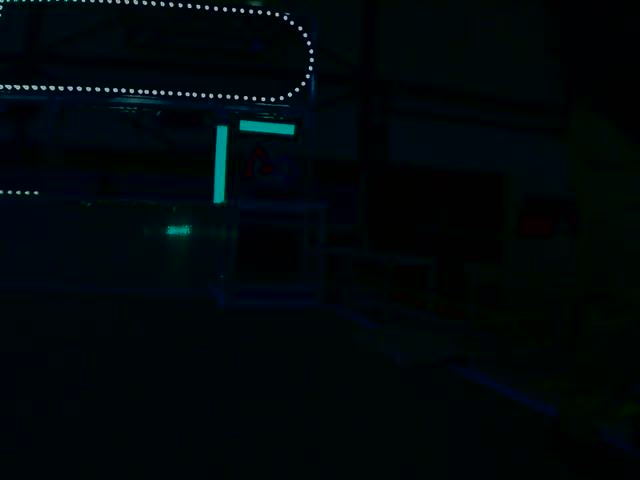
//> input picture src/openCV/Testing/image.jpg, 640 x 480 px
$ ./picTest image.jpg   (built with g++ and OpenCV 4)
//> lines starting //> are read from the running program, lines starting //| are printed output that depends on the picture; after the words box and inside, x2 and y2 are one past the last pixel; in counts of white or black regions, pixels touching at a corner belong together
### src/openCV/Testing/Header.cpp
#include <iostream>
#include <opencv2/opencv.hpp>

using namespace cv;
using namespace std;

void applyThreshold(unsigned char, unsigned char, unsigned char, unsigned char, Mat, Mat&);
bool determineHot(Mat input, Mat output);
double distance2(Point, Point);

//hueLower = lowerbound for hue filter
//hueYpper = upperbound for hue filter
//sat = lower bound for saturation filter
//lum = lower bound for luminousity filter
//src = source Mat
//out = Mat that the thresholded image will be output to
void applyThreshold(unsigned char hueLower, unsigned char hueUpper, unsigned char sat, unsigned char lum, Mat src, Mat& out)
{
	Mat hueVal;
	Mat satVal;
	Mat lumVal;
	Mat HSV[3] = {hueVal, satVal, lumVal};

	Mat temp;
	Mat temp2;

	split(src, HSV);

	//threshold(input, output, lower bound, upper bound)
	//80 = lower bound of green
	//150 = upper bound of green
	//1 as lo
	threshold(HSV[0], temp2, hueLower, 255, THRESH_BINARY);
	threshold(HSV[0], temp, hueUpper, 255, THRESH_BINARY_INV);

	bitwise_and(temp, temp2, HSV[0]);

	threshold(HSV[1], HSV[1], sat, 255, THRESH_BINARY);
	threshold(HSV[2], HSV[2], lum, 255, THRESH_BINARY);

	bitwise_and(HSV[0], HSV[1], out);
	bitwise_and(HSV[2], out, out);
}

bool determineHot(Mat input, Mat output)
{
	bool isHot = false;

	//finds the contours
	vector< vector<Point> > contours;
	findContours(input, contours, CV_RETR_EXTERNAL, CV_CHAIN_APPROX_SIMPLE, Point(0,0));

	vector<Rect> boundRect(contours.size());

	//goes through every contour and determine if it is part of what we want
	for(int i=0; i < contours.size(); i++)
	{
		Rect rect(boundingRect(contours[i]));

		//calculate rectangular score
		double particleArea = contourArea(contours[i]);
		double boundBoxArea = rect.width * rect.height;
		double score		= (particleArea / boundBoxArea) * 100;

		//if the score is above certain amount, keep rectangle
		if(score > 60)
			boundRect[i] = rect;

		//compare every rectangle with eachother to see if they are close enough to form a target pair
		for(int j=0; j < i; j++)
		{
			//if one rectangle is horizontal and the other is vertical
			//(if its width is > its height)
			//then check to see how far away their corners are
			if(	boundRect[i].width > boundRect[i].height &&
				boundRect[j].width < boundRect[j].height)
			{
				//calc score for distance (from center of the rectangles)
				double dist;

				//if the horizontal rectangle is on the right of the vertical use top left and top left
				//if it's on the left, use bottom right and top left
				if(boundRect[i].tl().x > boundRect[j].tl().x)
				{
					dist = distance2(boundRect[i].tl(), boundRect[j].tl());

					double shouldBe = 2 * boundRect[j].width;
					double distScore = 100 * (shouldBe/dist);


					//if the score meets requirements, draw a rectangle around pair
					if( distScore > 85)
					{
						//calc bottom right corner
						int brY = boundRect[i].br().y + boundRect[j].height;
						int brX = boundRect[i].br().x;

						//calc top left corner
						int tlY = boundRect[i].tl().y;
						int tlX = boundRect[j].tl().x;
						rectangle(output, Point(tlX, tlY), Point(brX, brY), Scalar( 0,255,0), 4);
						isHot = true;
					}//endif
				}
				else
				{
					dist = distance2(boundRect[i].br(), boundRect[j].tl());

					double shouldBe = 2 * boundRect[j].width;
					double distScore = 100 * (shouldBe/dist);

					//if the score meets requirements, draw a rectangle around pair
					if( distScore > 85)
					{
						//calc bottom right corner
						int brY = boundRect[i].br().y + boundRect[j].height;
						int brX = boundRect[j].br().x;

						//calc top left corner
						int tlY = boundRect[i].tl().y;
						int tlX = boundRect[i].tl().x;
						rectangle(output, Point(tlX, tlY), Point(brX, brY), Scalar( 0,255,0), 4);
						isHot = true;
					}//endif
				}//end if
			}//end if
		}//end for
	}//end for

	return isHot;
}

double distance2(Point first, Point second)
{
	double distance = sqrt(pow(second.x - first.x,2) + pow(second.y - first.y,2));

	return distance;
}

### src/openCV/Testing/picTest.cpp
#include <iostream>
#include <opencv2/opencv.hpp>
#include "Header.cpp"

using namespace cv;
using namespace std;

int main(int argc, char *argv[])
{
	Mat image = imread(argv[1]);
//> image is the input picture: 480 rows x 640 cols, CV_8UC3; mean B, G, R 9.5, 6.9, 0.7
	if(image.data == NULL)
		return 0;

	Mat thresholded;
	Mat hsvImage;

	int hueUpper = 50;
	int hueLower = 25;
	int sat = 90;
	int lum = 60;


	namedWindow("webCam", WINDOW_AUTOSIZE);
	namedWindow("raw", WINDOW_AUTOSIZE);
	createTrackbar("hueLower:", "webCam", &hueLower, 255);
	createTrackbar("hueUpper:", "webCam", &hueUpper, 255);
	createTrackbar("sat:", "webCam", &sat, 255);
	createTrackbar("lum:", "webCam", &lum, 255);

	for(;;)
	{
		cvtColor(image, hsvImage, CV_RGB2HSV);
//> hsvImage: 480 rows x 640 cols, CV_8UC3; mean H, S, V 26.3, 246.4, 10.3

		//lower hue seems like ~25 - 30 good range
		//upper hue seems like ~35 - 50 good range
		//sat unknown
		//lum ~60 looks really nice
		applyThreshold(hueLower,hueUpper,sat,lum, hsvImage, thresholded);
//> in applyThreshold, `split(src, HSV);`:
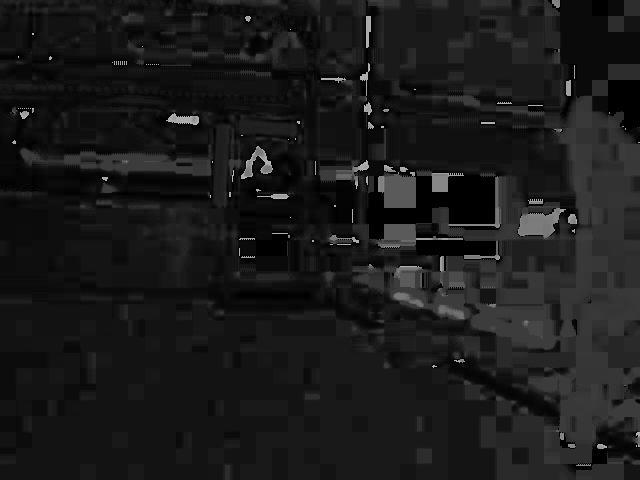
//> HSV[0]: 480 rows x 640 cols, CV_8UC1; min 0, max 179, mean 26.3
//> in applyThreshold, `threshold(HSV[0], temp2, hueLower, 255, THRESH_BINARY);`:
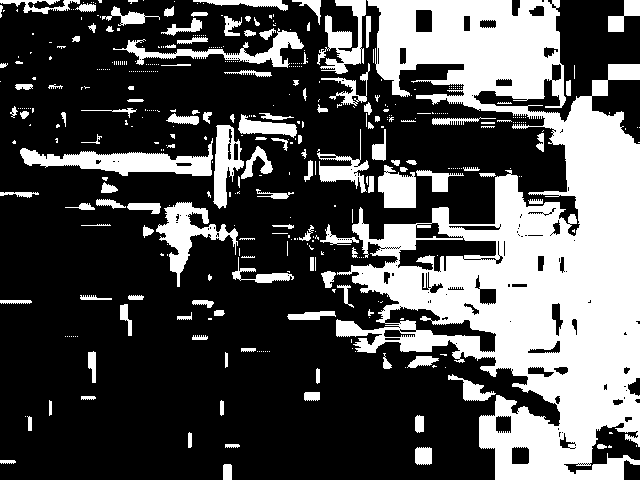
//> temp2: 480 rows x 640 cols, CV_8UC1; 31.9% white; 432 white regions (303 under 20 px), largest, box (x1, y1, x2, y2) and area: (336, 0, 640, 480) 71120, (20, 138, 213, 176) 3048, (156, 202, 238, 287) 2159
//> in applyThreshold, `threshold(HSV[0], temp, hueUpper, 255, THRESH_BINARY_INV);`:
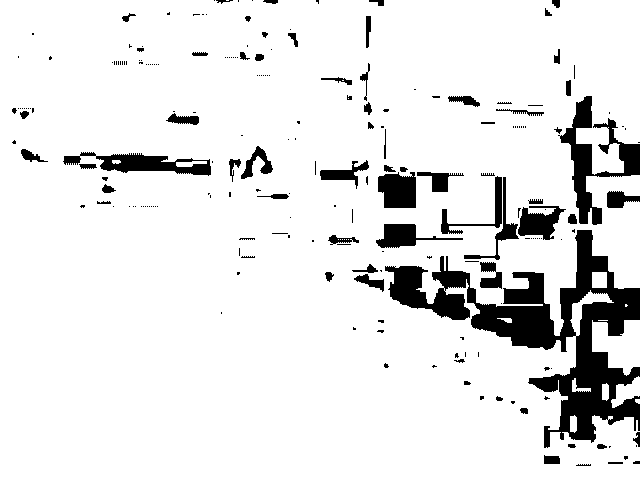
//> temp: 480 rows x 640 cols, CV_8UC1; 89.9% white; 217 black regions (148 under 20 px), largest, box (x1, y1, x2, y2) and area: (385, 230, 640, 448) 15786, (558, 96, 640, 225) 3079, (63, 152, 211, 176) 1664
//> in applyThreshold, `bitwise_and(temp, temp2, HSV[0]);`: HSV[0]: 480 rows x 640 cols, CV_8UC1; 21.8% white; 485 white regions (344 under 20 px), largest, box (x1, y1, x2, y2) and area: (367, 0, 566, 112) 14893, (447, 170, 640, 336) 10768, (479, 395, 640, 480) 5857
//> in applyThreshold, `threshold(HSV[1], HSV[1], sat, 255, THRESH_BINARY);`:
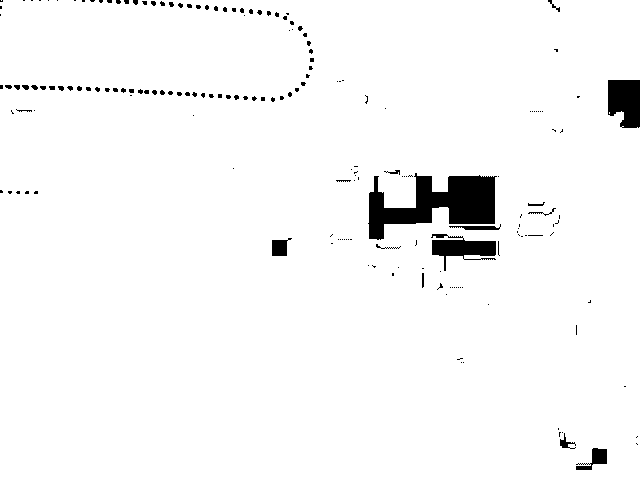
//> HSV[1]: 480 rows x 640 cols, CV_8UC1; 96.9% white; 184 black regions (157 under 20 px), largest, box (x1, y1, x2, y2) and area: (368, 173, 497, 240) 4526, (608, 80, 640, 128) 1324, (431, 234, 496, 271) 1116
//> in applyThreshold, `threshold(HSV[2], HSV[2], lum, 255, THRESH_BINARY);`: HSV[2]: 480 rows x 640 cols, CV_8UC1; 1.1% white; 105 white regions (81 under 20 px), largest, box (x1, y1, x2, y2) and area: (213, 125, 228, 204) 870, (239, 120, 295, 135) 582, (166, 225, 191, 236) 212
//> in applyThreshold, `bitwise_and(HSV[2], out, out);`:
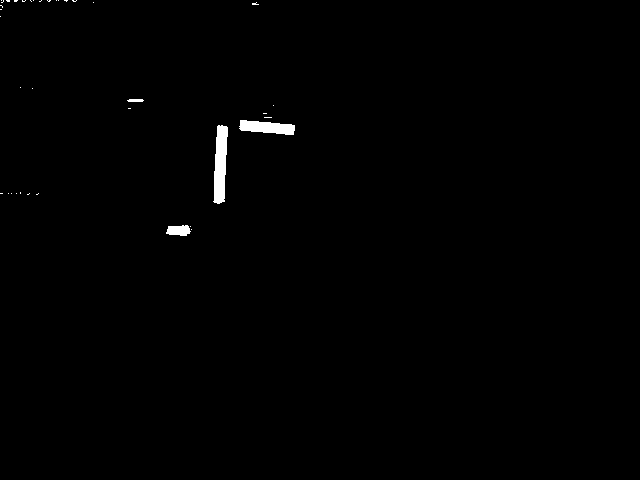
//> out: 480 rows x 640 cols, CV_8UC1; 0.58% white; 37 white regions (33 under 20 px)
		determineHot(thresholded, image);
//> in determineHot, `findContours(input, contours, CV_RETR_EXTERNAL, CV_CHAIN_APPROX_SIMPLE..`: contours = 37 contours, 33 with area under 20; largest, box (x1, y1, x2, y2) and area: (213, 125, 228, 204) 769, (239, 120, 295, 135) 518, (166, 225, 191, 236) 182, (127, 99, 144, 102) 29
//> the loop in determineHot, `for(int i=0; i < contours.size(); i++)` made 37 passes
//> (rect, particleArea, boundBoxArea, score, isHot) on passes 3, 11, 12, 17: (Rect(166, 225, 25, 11), 182, 275, 66.18, false), (Rect(213, 125, 15, 79), 769, 1185, 64.89, false), (Rect(239, 120, 56, 15), 517.5, 840, 61.61, true), (Rect(127, 99, 17, 3), 29, 51, 56.86, true)
//> after the loop in determineHot, `for(int i=0; i < contours.size(); i++)`:
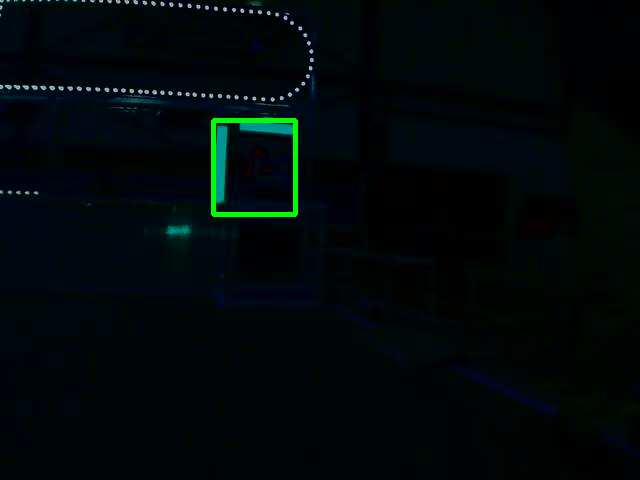
//> output: 480 rows x 640 cols, CV_8UC3; 0.57% of pixels changed, all inside (x1, y1, x2, y2) = (211, 118, 298, 217)
//> after the loop in determineHot, `for(int i=0; i < contours.size(); i++)`: isHot = true

		imshow("webCam", thresholded);
		imshow("raw", image);
		//spacebar key code = 32
		if(waitKey(10) == 32)
//> the Esc key is pressed
			break;
	}//end for
//> image: 480 rows x 640 cols, CV_8UC3; 0.22% of pixels changed, all inside (x1, y1, x2, y2) = (216, 123, 293, 212)
//> hsvImage: 480 rows x 640 cols, CV_8UC3; mean H, S, V 26.6, 246.4, 11.9
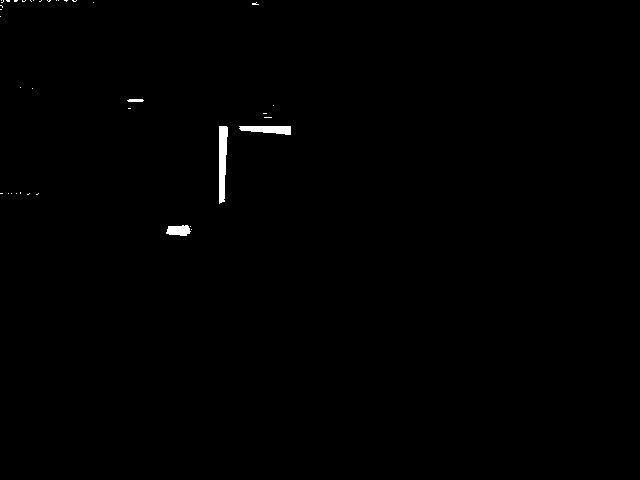
//> thresholded: 480 rows x 640 cols, CV_8UC1; 0.41% white; 37 white regions (33 under 20 px), largest, box (x1, y1, x2, y2) and area: (219, 126, 228, 204) 547, (239, 126, 291, 135) 345, (166, 225, 191, 236) 212, (127, 99, 144, 102) 46

}//end main
